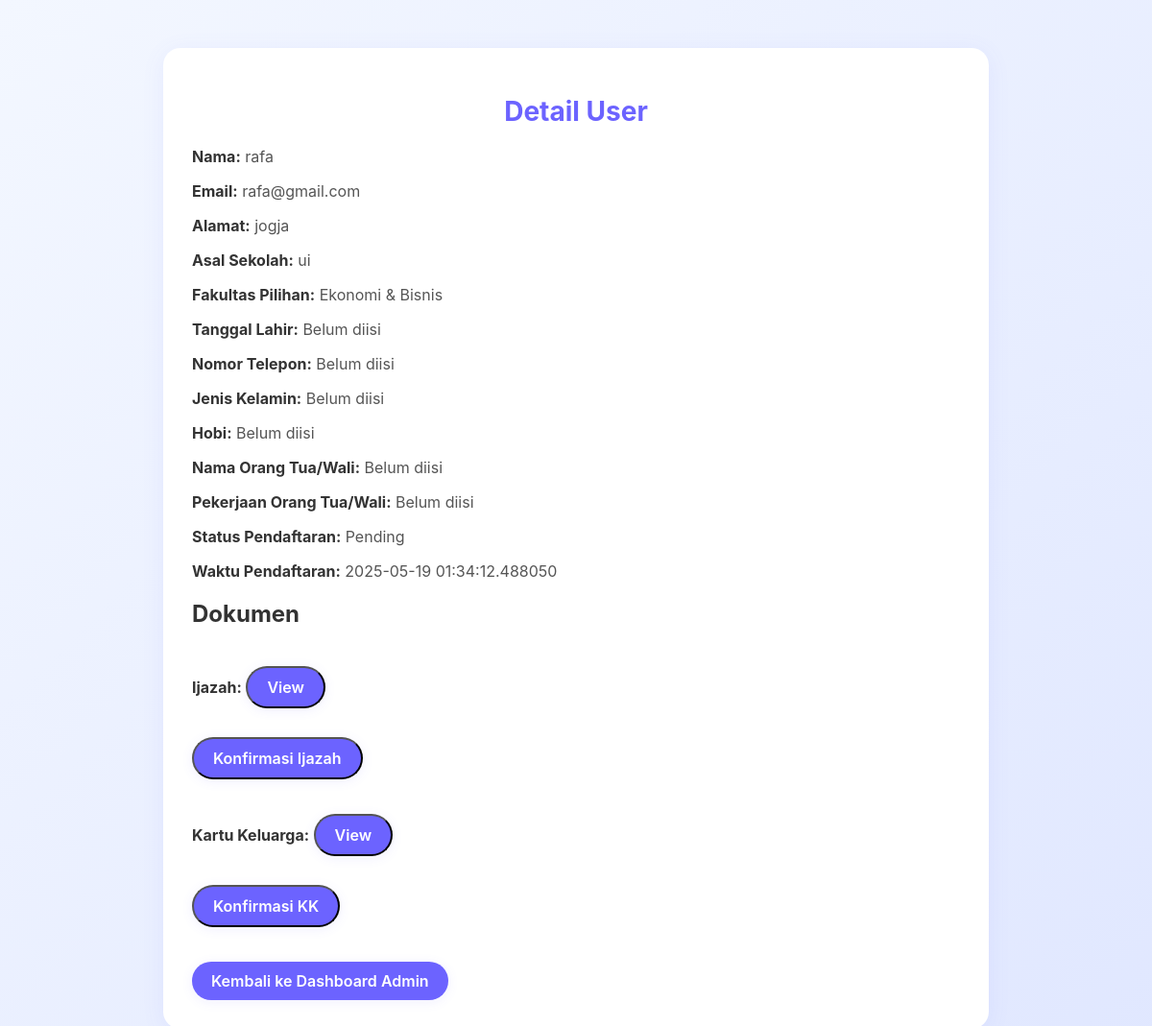
/user_detail/8, run on an earlier commit of the app's database.
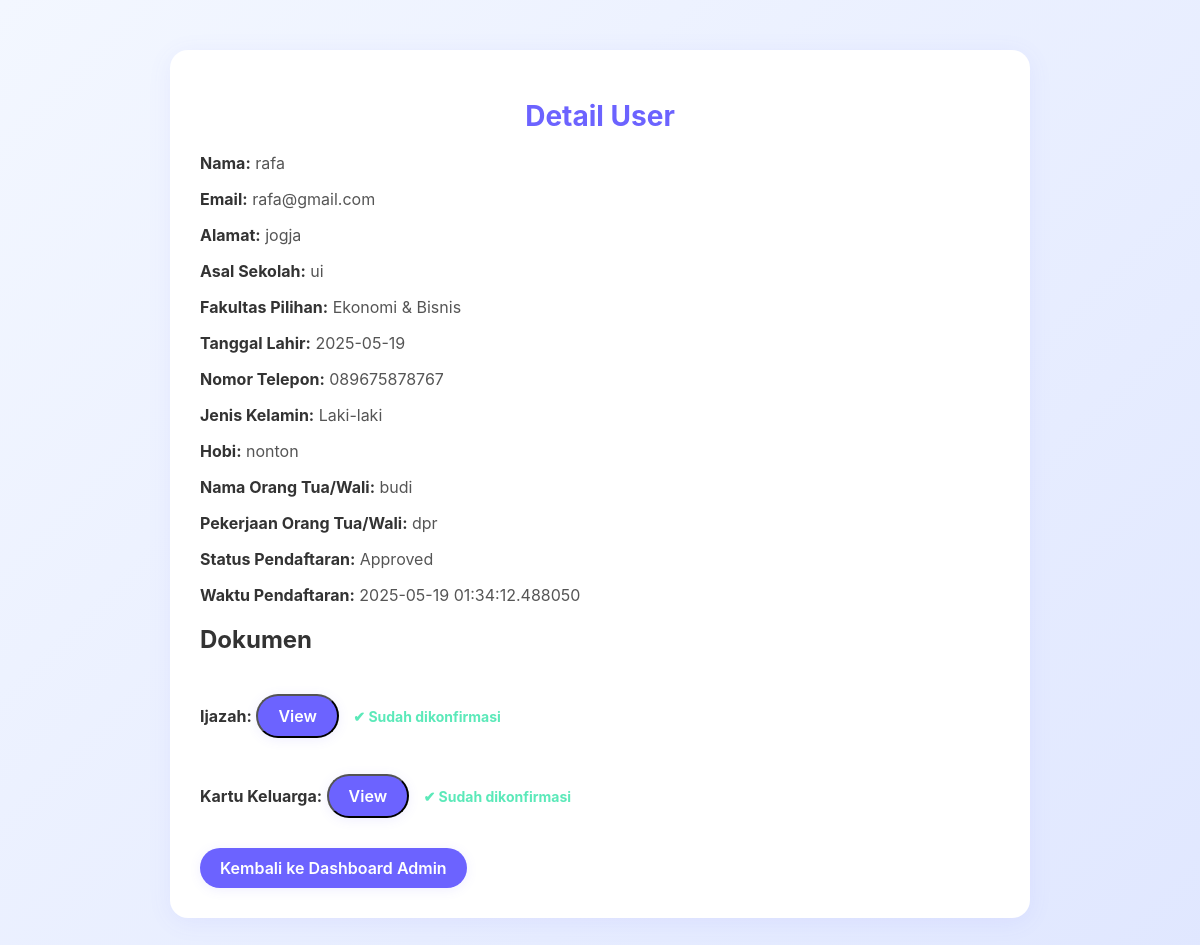
And on a later commit of the database.
### models.py (models this page shows)
class User(db.Model):
    id = db.Column(db.Integer, primary_key=True)
    name = db.Column(db.String(100), nullable=False)
    email = db.Column(db.String(100), unique=True, nullable=False)
    password = db.Column(db.String(100), nullable=False)
    address = db.Column(db.String(200))
    school = db.Column(db.String(100))
    birth_date = db.Column(db.Date)
    phone = db.Column(db.String(15))
    gender = db.Column(db.String(10))
    hobby = db.Column(db.String(100))
    parent_name = db.Column(db.String(100))
    parent_job = db.Column(db.String(100))
    ijazah = db.Column(db.String(200))  # Link ke file ijazah
    kk = db.Column(db.String(200))  # Link ke file kartu keluarga
    ijazah_confirmed = db.Column(db.Boolean, default=False)  # Status konfirmasi ijazah
    kk_confirmed = db.Column(db.Boolean, default=False)  # Status konfirmasi KK
    status = db.Column(db.String(20), default='Pending')  # Pending, Approved, Rejected
    created_at = db.Column(db.DateTime, default=datetime.utcnow)  # Waktu pendaftaran
    payment_status = db.Column(db.String(20), default='Pending')  # Pending, Approved, Rejected
    payment_proof = db.Column(db.String(200))  # Path ke file bukti pembayaran
    is_action_taken = db.Column(db.Boolean, default=False)  # True jika admin sudah mengambil tindakan
    is_payment_action_taken = db.Column(db.Boolean, default=False)  # True jika admin sudah mengambil tindakan pada pembayaran
    faculty = db.Column(db.String(100))  # Fakultas pilihan user

### app.py (the view)
@app.route('/user_detail/<int:user_id>')
def user_detail(user_id):
    user = User.query.get(user_id)
    if not user:
        flash('User tidak ditemukan.')
        return redirect(url_for('dashboard_admin'))
    return render_template('user_detail.html', user=user)

### templates/user_detail.html (shortened to what this page needs)
<!DOCTYPE html>
<html>
<head>
    <link rel="stylesheet" type="text/css" href="{{ url_for('static', filename='css/detail.css') }}">
</head>
<body>
    <div class="container">
        <h1>Detail User</h1>
        <p><strong>Nama:</strong> {{ user.name }}</p>
        <p><strong>Email:</strong> {{ user.email }}</p>
        <p><strong>Alamat:</strong> {{ user.address or 'Belum diisi' }}</p>
        <p><strong>Asal Sekolah:</strong> {{ user.school or 'Belum diisi' }}</p>
        <p><strong>Fakultas Pilihan:</strong> {{ user.faculty or 'Belum dipilih' }}</p>
        <p><strong>Tanggal Lahir:</strong> {{ user.birth_date or 'Belum diisi' }}</p>
        <p><strong>Nomor Telepon:</strong> {{ user.phone or 'Belum diisi' }}</p>
        <p><strong>Jenis Kelamin:</strong> {{ user.gender or 'Belum diisi' }}</p>
        <p><strong>Hobi:</strong> {{ user.hobby or 'Belum diisi' }}</p>
        <p><strong>Nama Orang Tua/Wali:</strong> {{ user.parent_name or 'Belum diisi' }}</p>
        <p><strong>Pekerjaan Orang Tua/Wali:</strong> {{ user.parent_job or 'Belum diisi' }}</p>
        <p><strong>Status Pendaftaran:</strong> {{ user.status }}</p>
        <p><strong>Waktu Pendaftaran:</strong> {{ user.created_at }}</p>
        <h2>Dokumen</h2>
        <p><strong>Ijazah:</strong>
            {% if user.ijazah %}
                <button onclick="viewDocument(['{{ url_for('static', filename=user.ijazah) }}'])" class="btn btn-blue">View</button>
                {% if not user.ijazah_confirmed %}
                    <form method="POST" action="{{ url_for('confirm_documents', user_id=user.id) }}" style="display: inline;">
                        <button type="submit" name="document" value="ijazah" class="btn btn-green">Konfirmasi Ijazah</button>
                    </form>
                {% else %}
                    <span class="status complete">✔ Sudah dikonfirmasi</span>
                {% endif %}
            {% else %}
                Belum diunggah
            {% endif %}
        </p>
        <p><strong>Kartu Keluarga:</strong>
            {% if user.kk %}
                <button onclick="viewDocument(['{{ url_for('static', filename=user.kk) }}'])" class="btn btn-blue">View</button>
                {% if not user.kk_confirmed %}
                    <form method="POST" action="{{ url_for('confirm_documents', user_id=user.id) }}" style="display: inline;">
                        <button type="submit" name="document" value="kk" class="btn btn-green">Konfirmasi KK</button>
                    </form>
                {% else %}
                    <span class="status complete">✔ Sudah dikonfirmasi</span>
                {% endif %}
            {% else %}
                Belum diunggah
            {% endif %}
        </p>
        <a href="{{ url_for('dashboard_admin') }}" class="btn btn-blue">Kembali ke Dashboard Admin</a>
    </div>
</body>
</html>

What changed in the data, as far as the page shows it:
changed User "rafa": birth_date "Belum diisi" → "2025-05-19"; phone "Belum diisi" → "089675878767"; gender "Belum diisi" → "Laki-laki"; hobby "Belum diisi" → "nonton"; parent_name "Belum diisi" → "budi"; parent_job "Belum diisi" → "dpr"; status "Pending" → "Approved"
Also different on the page:
text no longer shown: "Konfirmasi Ijazah Konfirmasi KK"
text now shown: "✔ Sudah dikonfirmasi ✔ Sudah dikonfirmasi"
